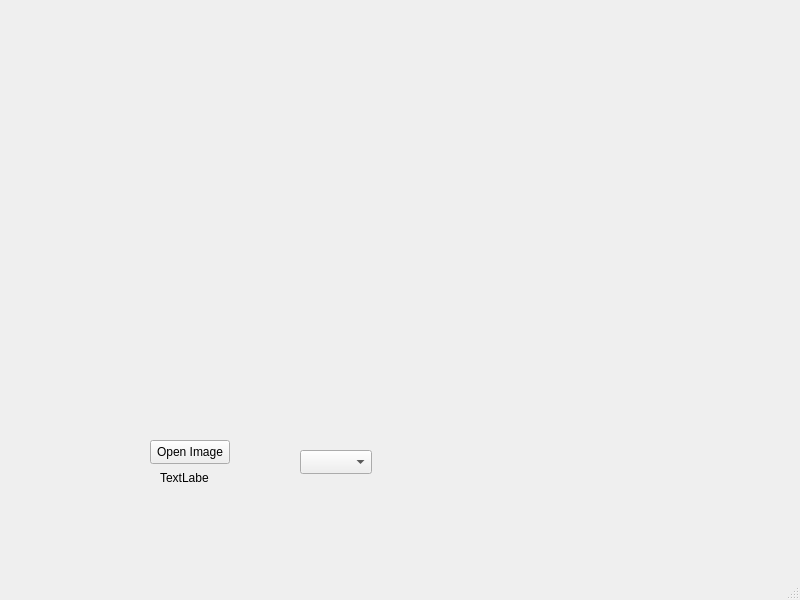
<?xml version="1.0" encoding="UTF-8"?>
<ui version="4.0">
 <class>MainWindow</class>
 <widget class="QMainWindow" name="MainWindow">
  <property name="geometry">
   <rect>
    <x>0</x>
    <y>0</y>
    <width>800</width>
    <height>600</height>
   </rect>
  </property>
  <property name="windowTitle">
   <string>MainWindow</string>
  </property>
  <widget class="QWidget" name="centralwidget">
   <widget class="QPushButton" name="pushButton">
    <property name="geometry">
     <rect>
      <x>150</x>
      <y>440</y>
      <width>80</width>
      <height>24</height>
     </rect>
    </property>
    <property name="text">
     <string>Open Image</string>
    </property>
   </widget>
   <widget class="QLabel" name="imageLabel">
    <property name="geometry">
     <rect>
      <x>160</x>
      <y>470</y>
      <width>49</width>
      <height>16</height>
     </rect>
    </property>
    <property name="text">
     <string>TextLabel</string>
    </property>
   </widget>
   <widget class="QComboBox" name="modeComboBox">
    <property name="geometry">
     <rect>
      <x>300</x>
      <y>450</y>
      <width>72</width>
      <height>24</height>
     </rect>
    </property>
   </widget>
  </widget>
  <widget class="QMenuBar" name="menubar">
   <property name="geometry">
    <rect>
     <x>0</x>
     <y>0</y>
     <width>800</width>
     <height>21</height>
    </rect>
   </property>
  </widget>
  <widget class="QStatusBar" name="statusbar"/>
 </widget>
 <resources/>
 <connections/>
</ui>
